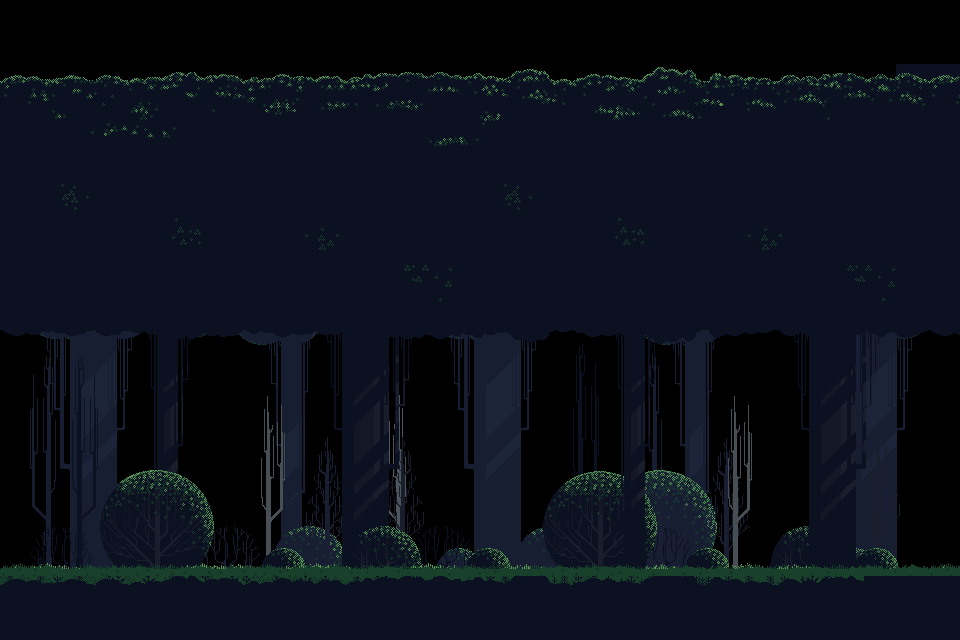

The image is a tile-based game level rendered from a .tmx file. Its description and source (layers, tilesets, objects; grid data summarised) follow:
An orthogonal 30x20 tile map with 32x32 px tiles, 6 tile layers (Tile Layer 1, Tile Layer 5, Tile Layer 2, Tile Layer 3, ...), 5 tilesets.

<map version="1.10" tiledversion="1.11.2" orientation="orthogonal" renderorder="right-down" width="30" height="20" tilewidth="32" tileheight="32" infinite="0" nextlayerid="7" nextobjectid="1">
 <tileset firstgid="1" source="Test.tsx" />
 <tileset firstgid="697" source="Layer_0000_9.tsx" />
 <tileset firstgid="1393" source="Layer_0002_7.tsx" />
 <tileset firstgid="2089" source="Layer_0003_6.tsx" />
 <tileset firstgid="2785" source="Layer_0005_5.tsx" />
 <layer id="1" name="Tile Layer 1" width="30" height="20">
  <data>[600 cells, 64 non-empty, 33 distinct tile ids]</data>
 </layer>
 <layer id="5" name="Tile Layer 5" width="30" height="20">
  <data>[600 cells, 261 non-empty, 261 distinct tile ids]</data>
 </layer>
 <layer id="2" name="Tile Layer 2" width="30" height="20">
  <data>[600 cells, 89 non-empty, 59 distinct tile ids]</data>
 </layer>
 <layer id="3" name="Tile Layer 3" width="30" height="20">
  <data>[600 cells, 261 non-empty, 261 distinct tile ids]</data>
 </layer>
 <layer id="4" name="Tile Layer 4" width="30" height="20">
  <data>[600 cells, 270 non-empty, 261 distinct tile ids]</data>
 </layer>
 <layer id="6" name="Tile Layer 6" width="30" height="20">
  <data>[600 cells, 30 non-empty, 29 distinct tile ids]</data>
 </layer>
</map>
